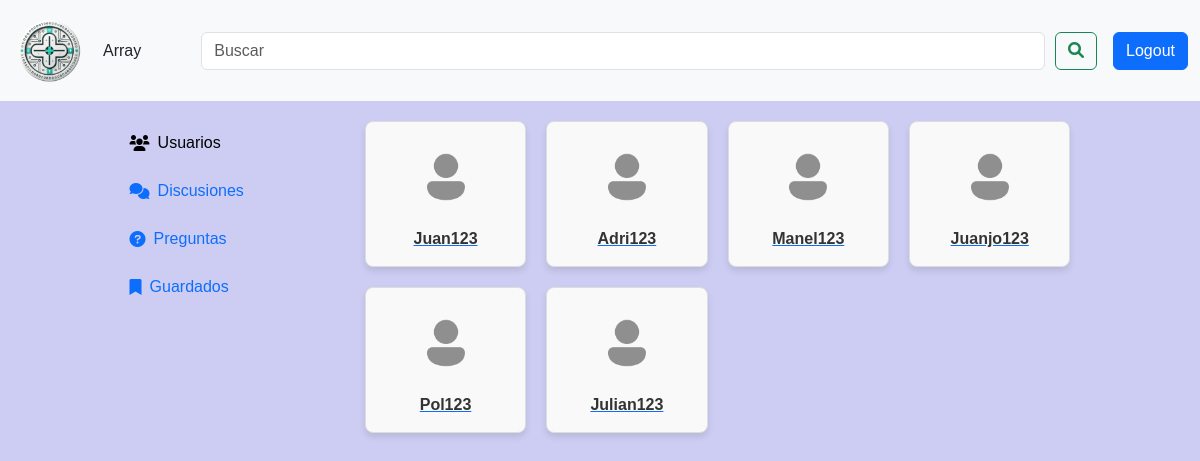
Screenshot of /paginas/verUsuarios.php (signed in) with the database file from the repository.
### tables this page shows
CREATE TABLE tbl_usuarios (
    id_usuario INT PRIMARY KEY AUTO_INCREMENT NOT NULL,
    nombre_usuario VARCHAR(50),
    nombreReal_usuario VARCHAR(70),
    telf_usuario CHAR(9),
    psswd_usuario VARCHAR(60)
);

### paginas/verUsuarios.php (the view, shortened to what this page needs)
<?php
include_once('../conexion/conexion.php');
?>
<!DOCTYPE html>
<html lang="en">
<head>
    <link href="https://cdn.jsdelivr.net/npm/bootstrap@5.3.3/dist/css/bootstrap.min.css" rel="stylesheet"
>
    <link href="https://cdnjs.cloudflare.com/ajax/libs/font-awesome/6.0.0-beta3/css/all.min.css" rel="stylesheet">
    <link href="../css/styles.css" rel="stylesheet">
</head>
<body>
    <nav class="navbar navbar-expand-lg bg-body-tertiary">
        <div class="container-fluid">
            <a class="navbar-brand" href="../index.php"><img src="../img/nav_logo.png" id="nav_img" alt="Logo"></a>
            <?php
                 if(!isset($_SESSION['usuario'])){
                    ?>
                    <form action="../entrada/login.php">
                        <?php
                    echo '<button class="btn btn-primary ms-3">Login</button>';
                    ?>
                    </form>
                    <?php
                 } else {
                    echo $_SESSION['usuario'];
                 }
                 ?>
            <div class="collapse navbar-collapse" id="navbarSupportedContent">
                <form class="d-flex w-100" role="search">
                    <input class="form-control search-bar" type="search" placeholder="Buscar" aria-label="Search">
                    <button class="btn btn-outline-success" type="submit"><i class="fa-solid fa-magnifying-glass"></i></button>
                </form>
            </div>
            <form action = "./cerrar_sesion.php" method = "POST">
                <input type="submit" value="Logout" class="btn btn-primary ms-3" name="logout">
            </form>
        </div>
    </nav>
    <div class="container">
        <div class="barra-izquierda">
            <a href="./verUsuarios.php" name="usuarios" class="d-flex align-items-center text-decoration-none">
                <i class="fa-solid fa-users me-2"></i><span>Usuarios</span>
            </a>
            <br>
            <a href="#" name="discusiones" class="d-flex align-items-center text-decoration-none">
                <i class="fa-solid fa-comments me-2"></i><span>Discusiones</span>
            </a>
            <br>
            <a href="../preguntas.php" name="preguntas" class="d-flex align-items-center text-decoration-none">
                <i class="fa-solid fa-question-circle me-2"></i><span>Preguntas</span>
            </a>
            <br>
            <a href="#" name="guardados" class="d-flex align-items-center text-decoration-none">
                <i class="fa-solid fa-bookmark me-2"></i><span>Guardados</span>
            </a>
        </div>
        <div class="barra-derecha">
            <div class="usuario-container">
                <?php
                try {
                    $stmt = $conexion->query("SELECT nombre_usuario, id_usuario FROM tbl_usuarios");
                    $usuarios = $stmt->fetchAll(PDO::FETCH_ASSOC);
                    for ($i = 0; $i < count($usuarios); $i++) {
                        echo '<div class="usuario-item">';
                        echo '<a href="./preguntasUsuario.php?id=' . urlencode($usuarios[$i]['id_usuario']) . '">';
                        echo '<img src="../img/perfil.png" alt="Foto de perfil">';
                        echo '<span>' . htmlspecialchars($usuarios[$i]['nombre_usuario']) . '</span>';
                        echo '</a>';
                        echo '</div>';
                    }
                } catch (PDOException $e) {
                    echo 'Error en la consulta: ' . $e->getMessage();
                }
                ?>
            </div>
        </div>
    </div>
</body>
</html>

### css/styles.css (style rules this page uses)
body { background-color: rgb(205, 205, 243); font-family: Arial, sans-serif; }
#nav_img { height: 75px; width: 75px; }
.search-bar { margin-right: 10px; margin-left: 60px; }
.container { max-width: 100%; }
.barra-izquierda { float: left; padding-left: 10%; height: 100vh; width: 30%; padding-top: 10px; text-align: center; margin-top: 20px; }
.barra-derecha { float: right; padding-right: 10%; height: 100vh; width: 70%; }
.usuario-container { display: grid; grid-template-columns: repeat(4, 1fr); gap: 20px; margin-top: 20px; }
.usuario-item { text-align: center; border: 1px solid #ddd; border-radius: 8px; padding: 15px; background-color: #f9f9f9; box-shadow: 0 4px 6px rgba(0, 0, 0, 0.1); }
.usuario-item img { width: 80px; height: 80px; border-radius: 50%; margin-bottom: 10px; }
.usuario-item span { display: block; font-weight: bold; color: #333; }

### paginas/verUsuarios.php (style rules this page uses)
.barra-izquierda a[name="usuarios"] i, .barra-izquierda a[name="usuarios"] span { color: black; }

### rows the page displays
tbl_usuarios: nombre_usuario "Juan123"
tbl_usuarios: nombre_usuario "Adri123"
tbl_usuarios: nombre_usuario "Manel123"
tbl_usuarios: nombre_usuario "Juanjo123"
tbl_usuarios: nombre_usuario "Pol123"
tbl_usuarios: nombre_usuario "Julian123"

### other values shown
$_SESSION['usuario'] "Array"
